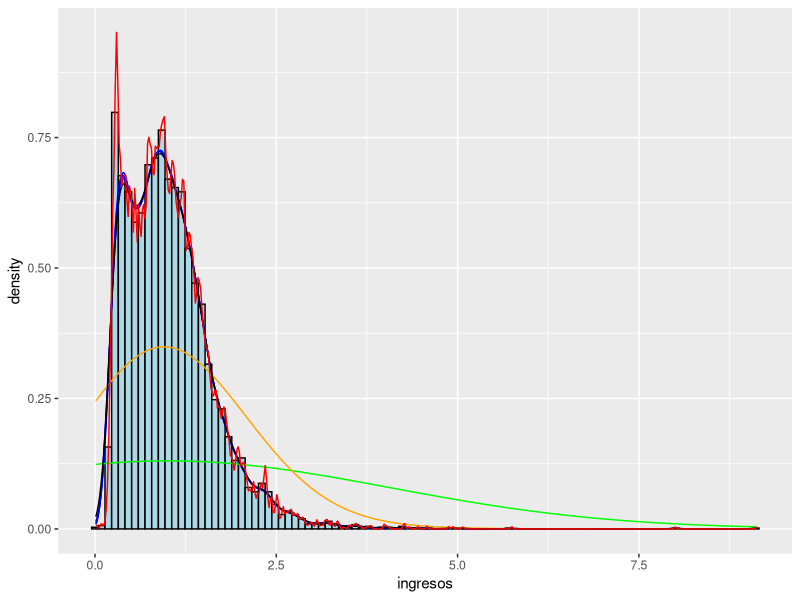

Write the R code that produced this figure.
## ---- chunk 1
knitr::opts_chunk$set(echo = TRUE)
library(tidyverse)
## ---- chunk 2
ingresos <- read.table('Datos-ingresos.txt')$V1
mean(ingresos)
sqrt(var(ingresos))
median(ingresos)

ggplot() + 
  geom_histogram(aes(x = ingresos, y = ..density..), bins = 100, fill='lightblue', color='black') +
  geom_density(aes(x = ingresos), kernel = 'gaussian', color='blue') +
  geom_density(aes(x = ingresos), kernel = 'epanechnikov', color='blue') +
  geom_density(aes(x = ingresos), kernel = 'triangular', color='blue') +
  geom_density(aes(x = ingresos), kernel = 'gaussian', bw=3, color='green') +
  geom_density(aes(x = ingresos), kernel = 'gaussian', bw=1, color='orange') +
  geom_density(aes(x = ingresos), kernel = 'gaussian', bw=0.1, color='black') +
  geom_density(aes(x = ingresos), kernel = 'gaussian', bw=0.01, color='red')

